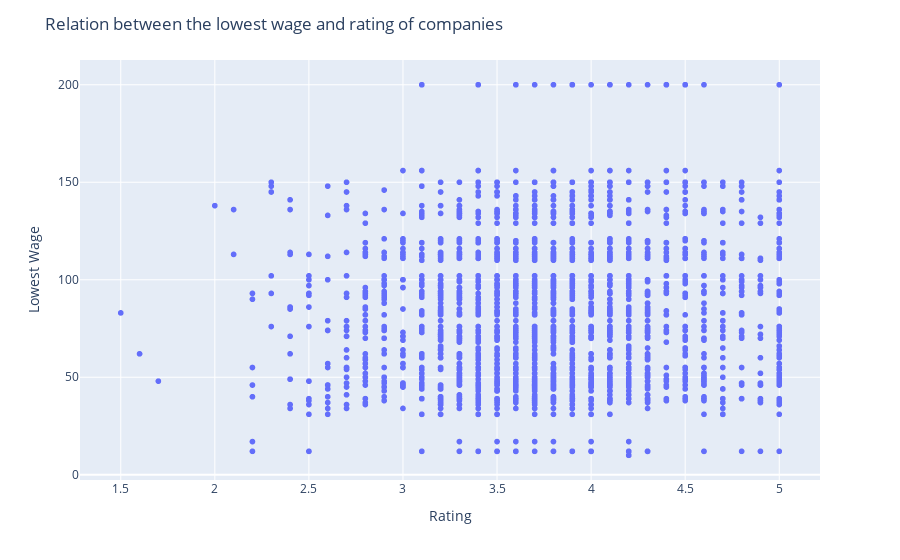

Notebook source saved alongside this figure:
### Code cell
#Creating visualisation
fig = px.scatter(df, x=df['Rating'], y= df['Lowest Wage'])
fig.update_layout(title = 'Relation between the lowest wage and rating of companies')
fig.show()

### Figure 1 — Plotly figure (JSON) as saved in the notebook; plotly's stock layout.template omitted (floating-point values rounded to 4 significant figures; data arrays with more than 128 entries replaced by an {"elided": "..."} marker saying what was removed)
{"data": [{"hovertemplate": "Rating=%{x}<br>Lowest Wage=%{y}<extra></extra>", "legendgroup": "", "marker": {"color": "#636efa", "symbol": "circle"}, "mode": "markers", "name": "", "showlegend": false, "type": "scattergl", "x": {"elided": "2862 float values"}, "xaxis": "x", "y": {"elided": "2862 int values"}, "yaxis": "y"}], "layout": {"legend": {"tracegroupgap": 0}, "margin": {"t": 60}, "title": {"text": "Relation between the lowest wage and rating of companies"}, "xaxis": {"anchor": "y", "domain": [0, 1], "title": {"text": "Rating"}}, "yaxis": {"anchor": "x", "domain": [0, 1], "title": {"text": "Lowest Wage"}}}}
